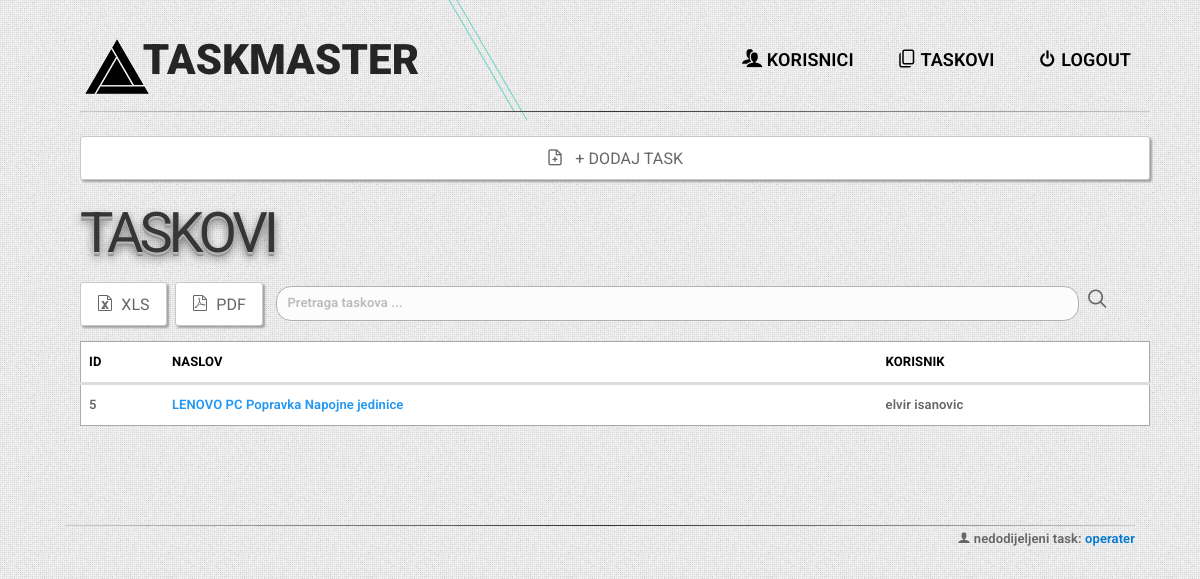
Page /public/operater_taskovi.php (signed in) on the committed database.
### tables this page shows
CREATE TABLE `taskovi` (
  `id_task` int(11) NOT NULL,
  `id_korisnik` int(11) NOT NULL,
  `id_operater` int(11) NOT NULL,
  `naslov` varchar(100) NOT NULL,
  `tip_uredjaja` varchar(50) NOT NULL,
  `dodatna_oprema` varchar(50) DEFAULT NULL,
  `pn_broj` varchar(50) NOT NULL,
  `sn_broj` varchar(50) NOT NULL,
  `opis_problema` text,
  `id_status` int(1) NOT NULL,
  `task_start` timestamp NOT NULL DEFAULT CURRENT_TIMESTAMP ON UPDATE CURRENT_TIMESTAMP,
  `task_rok` date DEFAULT NULL,
  `task_end` timestamp NULL DEFAULT NULL
);

### includes/functions.php (called while the page is built, shortened)
<?php
	function find_ime_i_prezime_logovanog_admina_ili_operatera($username) {
		global $connection;
		$safe_username = mysqli_real_escape_string($connection, $username);
		$query  = "SELECT concat(ime,' ',prezime)ime_prezime ";
		$query .= "FROM operateri ";
		$query .= "WHERE username = '{$safe_username}' ";
		$query .= "LIMIT 1";
		$operater_set = mysqli_query($connection, $query);
		return $operater_set;
	}
	function find_all_taskovi_operatera($username) {
		global $connection;
        $logovani_korisnik  = mysqli_real_escape_string($connection, $username);
		$query  = "SELECT t.id_task id_task, t.naslov naslov,  concat(k.ime,' ',k.prezime) imekorisnika, concat(o.ime,' ',o.prezime) imeoperatera ";
		$query .= "FROM taskovi t, korisnici k, operateri o ";
		$query .= "WHERE t.id_korisnik = k.id_korisnik ";
		$query .= "AND t.id_operater = o.id_operater ";
		$query .= "AND o.username = '{$logovani_korisnik}' ";
		$query .= "ORDER BY id_task ASC";
		$taskovi_set = mysqli_query($connection, $query);
		return $taskovi_set;
	}
?>

### public/operater_taskovi.php (the view, shortened to what this page needs)
<?php require_once("../includes/functions.php"); ?>
<?php include("../includes/layouts/header.php"); ?>
<?php
$logovani_korisnik = $_SESSION["username"];
$admin_ime_i_prezime = find_ime_i_prezime_logovanog_admina_ili_operatera($logovani_korisnik);
$ime_i_prezime = mysqli_fetch_assoc($admin_ime_i_prezime);
$taskovi_set = find_all_taskovi_operatera($logovani_korisnik);
?>
<div class="container">
	<header id="navtop">
		<a href="operater.php" class="logo fleft">
			<img src="img/logo2.png" id="logoimg">
			<div class="fleft grid__item color-9">
				<a class="link link--ilin" href="operater.php"><span>TASK</span><span>MASTER</span></a>
			</div>
		</a>
		<nav class="fright cl-effect-5">
			<ul>
				<li>
					<a href="operater_korisnici.php"
					   class="dr-icon dr-icon-users">
                       <span data-hover="Korisnici">Korisnici</span>
					</a>
				</li>
			</ul>
			<ul>
				<li>
				    <a href="operater_taskovi.php"
					   class="dr-icon dr-icon-paper-stack">
					   <span data-hover="Taskovi">Taskovi</span>
					</a>
				</li>
			</ul>
		    <ul>
				<li>
				    <a href="logout.php" class="dr-icon dr-icon-switch">
					    <span data-hover="Logout">Logout</span>
				    </a>
				</li>
			</ul>
		</nav>
	</header>
	<div class="container">
	    <div class="style-nav"></div>
			<a  href="operater_novi_task.php"
			     style="font-size:16px; margin-right:5px;"
			     class="col-full dr-icon dr-icon-file-add btn btn-lg btn-default ">
				 &nbsp;&nbsp;+ Dodaj task
			</a>
                <h1><span class="dark">TASKOVI</span></h1>
				<button style="font-size:16px; margin-right:5px;" class="xls_save dr-icon dr-icon-file-excel btn btn-default ">&nbsp;&nbsp;xls</button>
				<button style="font-size:16px;" class="pdf_save dr-icon dr-icon-file-pdf btn btn-default ">&nbsp;&nbsp;pdf</button>
	            <?php echo'
			        <div class="search_div">
					<input type="text" class="search_input" name="search" id="id_search" placeholder="Pretraga taskova ..."/>
					<span style="font-size:20px;margin-left:5px;" class="dr-icon dr-icon-search"></span>
				    </div>
					<table class="table table-striped table-hover sortable resizable searchable css_class">
					    <thead>
							<tr>
							  <th>ID</th>
							  <th>NASLOV</th>
							  <th>KORISNIK</th>
							</tr>
					    </thead>
						<tbody>
							<tr id="noresults">
								<td>Nema takvih slogova !!!</td>
							</tr>
						';
                ?>
				<?php while($task = mysqli_fetch_assoc($taskovi_set)) { ?>
				<?php $id_task = $task["id_task"]; ?>
				  <tr>
					<td><?php echo htmlentities($task["id_task"]); ?></td>
					<td><?php echo '<a href="'. 'task_operater.php?id_task='.$id_task. '">' .htmlentities($task["naslov"]).'</a>'; ?></td>
					<td><?php echo htmlentities($task["imekorisnika"]); ?></td>
				  </tr>
				<?php } ?>
                <?php echo'
					</tbody>
					</table>';
				?>
	</div>
    <div class="style-nav"></div>
		<p class="fright dr-icon dr-icon-user">
			<?php echo $ime_i_prezime["ime_prezime"] ?>: <span class="blue">operater</span>
		</p>
</div>
<?php include("../includes/layouts/footer.php"); ?>

### public/css/bootswatch.css (style rules this page uses)
body { padding-top:50px }

### rows in the picture
taskovi: id_task "5", naslov "LENOVO PC Popravka Napojne jedinice", imekorisnika "elvir isanovic"

### other values in the picture
$ime_i_prezime["ime_prezime"] "nedodijeljeni task"
